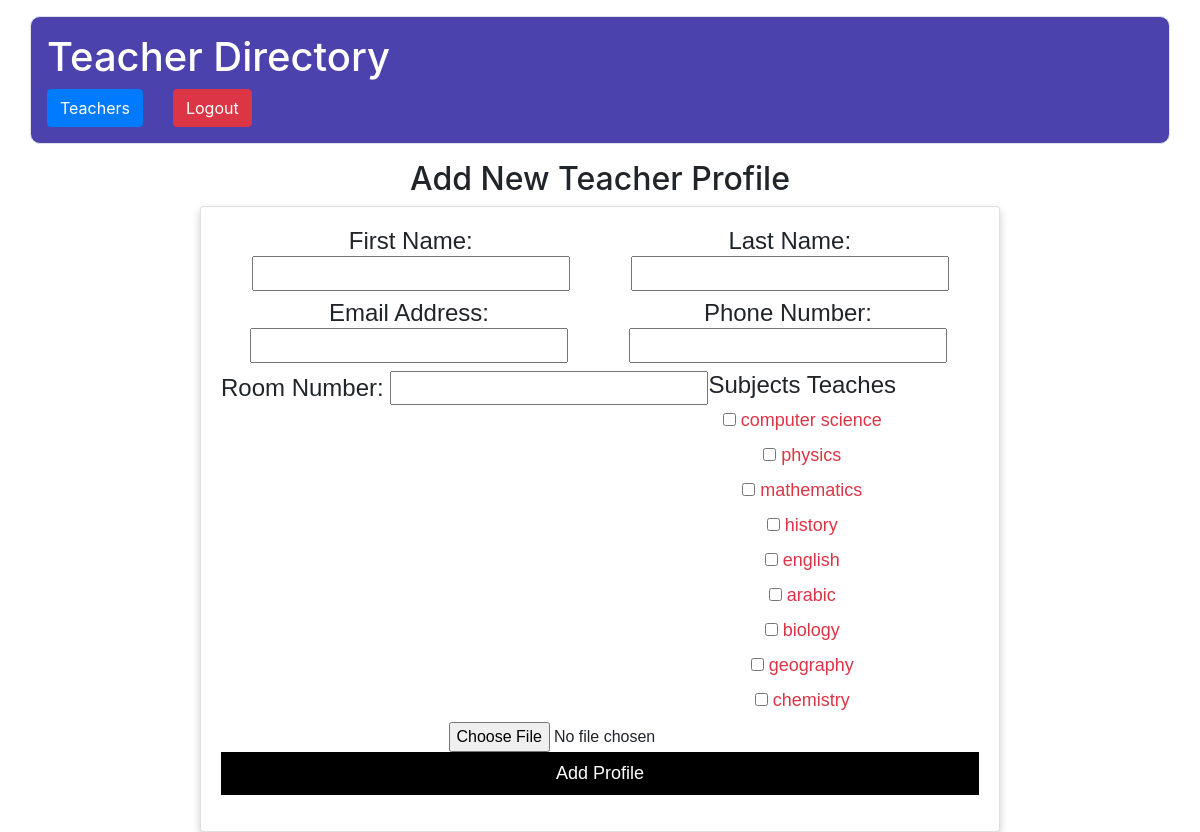
/AddTeacherData/, run on the app's committed database.
### directory/models.py (models this page shows, shortened)
class SubjectsModel(models.Model):
    Subjectstaught = models.CharField(max_length=100)
    class Meta:
        db_table = 'Subjects'

### directory/views.py (the view, shortened to what this page needs)
# urls.py: path('AddTeacherData/', dt.AddTeacherDataView.as_view(), name="AddTeacherData"),
class AddTeacherDataView(View):
    def get(self, request, *args, **kwargs):
        qs = SubjectsModel.objects.all()
        return render(request, 'AddTeacherData.html', {'data':qs})

### assets/templates/AddTeacherData.html (shortened to what this page needs)
{%extends 'appbase.html'%}
{%block contents%}
<!DOCTYPE html>
<html>
<head>
<link rel="stylesheet" href="https://cdnjs.cloudflare.com/ajax/libs/font-awesome/4.7.0/css/font-awesome.min.css">
</head>
<body>
<h2 style="text-align:center">Add New Teacher Profile</h2>
<div class="card">
   <form action="{%url 'AddTeacherData'%}" method="POST"  style="width:100%" enctype="multipart/form-data">
  <div class="form_top_row">
    <h4>First Name: <span class="text-primary"><input type="text" name="firstName" required></span></h4>
  <h4>Last Name: <span class="text-primary"><input type="text" name="lastName" required></span></h4>
  </div>
  <div class="form_sec_row">
  <h4>Email Address: <span class="text-primary"><input type="email" name="email" required></span></h4>
  <h4>Phone Number: <span class="text-primary"><input type="text" name="mobile" required></span></h4>
  </div>
  <div class="form_third_row">
    <h4>Room Number: <span class="text-primary"><input type="text" name="roomnumber" required></span></h4>
    <div>
      <h4>Subjects Teaches</h4>
      <div class="title text-danger">
        {% for i in data %}
        <input type="checkbox" id="{{i.id}}" name="subject[]" value="{{i.id}}" >
        <label for="{{i.id}}"> {{i.Subjectstaught}}</label><br>
        {% endfor %}
      </div>
    </div>
  </div>
  <input type="file" name="myfile">
  <p><button>Add Profile</button></p>
   </form>
</div>
</body>
</html>
{%endblock%}

### assets/templates/AddTeacherData.html (style rules this page uses)
.card { box-shadow: 0 4px 8px 0 rgba(0, 0, 0, 0.2); max-width: 800px; margin: auto; text-align: center; font-family: arial; padding: 20px; }
.title { color: grey; font-size: 18px; }
button { border: none; outline: 0; display: inline-block; padding: 8px; color: white; background-color: #000; text-align: center; cursor: pointer; width: 100%; font-size: 18px; }
.form_top_row ,.form_sec_row , .form_third_row { display: flex; }

### data on the page
SubjectsModel: Subjectstaught "computer science"
SubjectsModel: Subjectstaught "physics"
SubjectsModel: Subjectstaught "mathematics"
SubjectsModel: Subjectstaught "history"
SubjectsModel: Subjectstaught "english"
SubjectsModel: Subjectstaught "arabic"
SubjectsModel: Subjectstaught "biology"
SubjectsModel: Subjectstaught "geography"
SubjectsModel: Subjectstaught "chemistry"
